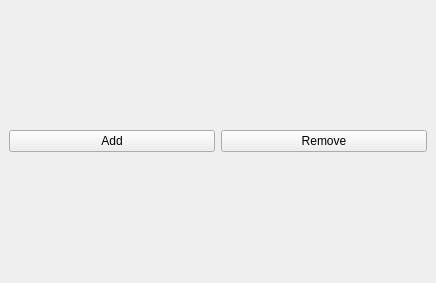
<?xml version="1.0" encoding="UTF-8"?>
<ui version="4.0">
 <class>MainWindow</class>
 <widget class="QMainWindow" name="MainWindow">
  <property name="geometry">
   <rect>
    <x>0</x>
    <y>0</y>
    <width>436</width>
    <height>283</height>
   </rect>
  </property>
  <property name="windowTitle">
   <string>MainWindow</string>
  </property>
  <widget class="QWidget" name="centralwidget">
   <layout class="QVBoxLayout" name="verticalLayout_2">
    <item>
     <layout class="QVBoxLayout" name="verticalLayout">
      <item>
       <layout class="QHBoxLayout" name="horizontalLayout">
        <item>
         <widget class="QPushButton" name="pushButton">
          <property name="text">
           <string>Add</string>
          </property>
         </widget>
        </item>
        <item>
         <widget class="QPushButton" name="pushButton_2">
          <property name="text">
           <string>Remove</string>
          </property>
         </widget>
        </item>
       </layout>
      </item>
      <item>
       <layout class="QGridLayout" name="gridLayout"/>
      </item>
     </layout>
    </item>
   </layout>
  </widget>
 </widget>
 <resources/>
 <connections/>
</ui>
